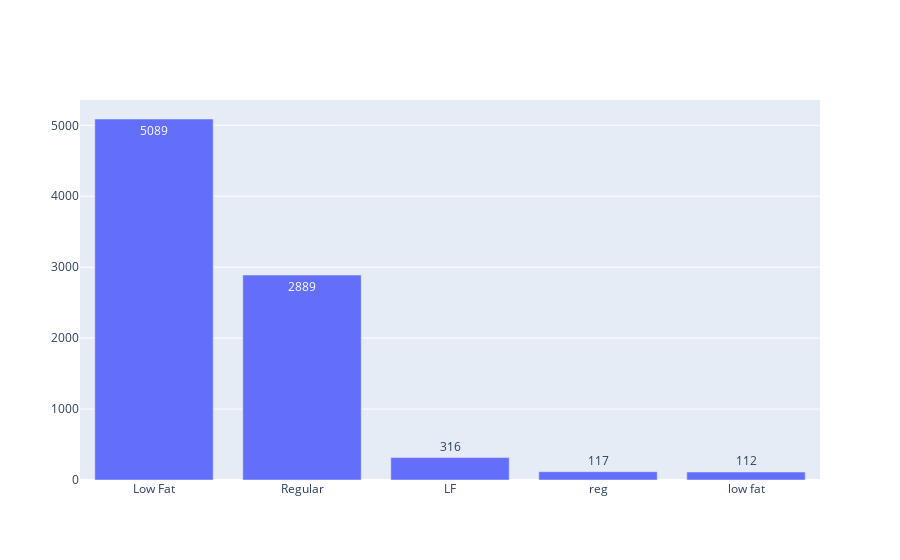

Source (notebook cell):
### Markdown cell above
---

### 2.6) Item Fat Content (categorical)

Se o produto tem baixo teor de gordura ou não.

### Code cell
fig = go.Figure()

fig.add_trace(go.Bar(
    x=df_train_raw['Item_Fat_Content'].value_counts().index,
    y=df_train_raw['Item_Fat_Content'].value_counts().values,
    text=df_train_raw['Item_Fat_Content'].value_counts().values
))

### Figure 1 — Plotly figure (JSON) as saved in the notebook; plotly's stock layout.template omitted (floating-point values rounded to 4 significant figures)
{"data": [{"text": [5089, 2889, 316, 117, 112], "type": "bar", "x": ["Low Fat", "Regular", "LF", "reg", "low fat"], "y": [5089, 2889, 316, 117, 112]}], "layout": {}}
